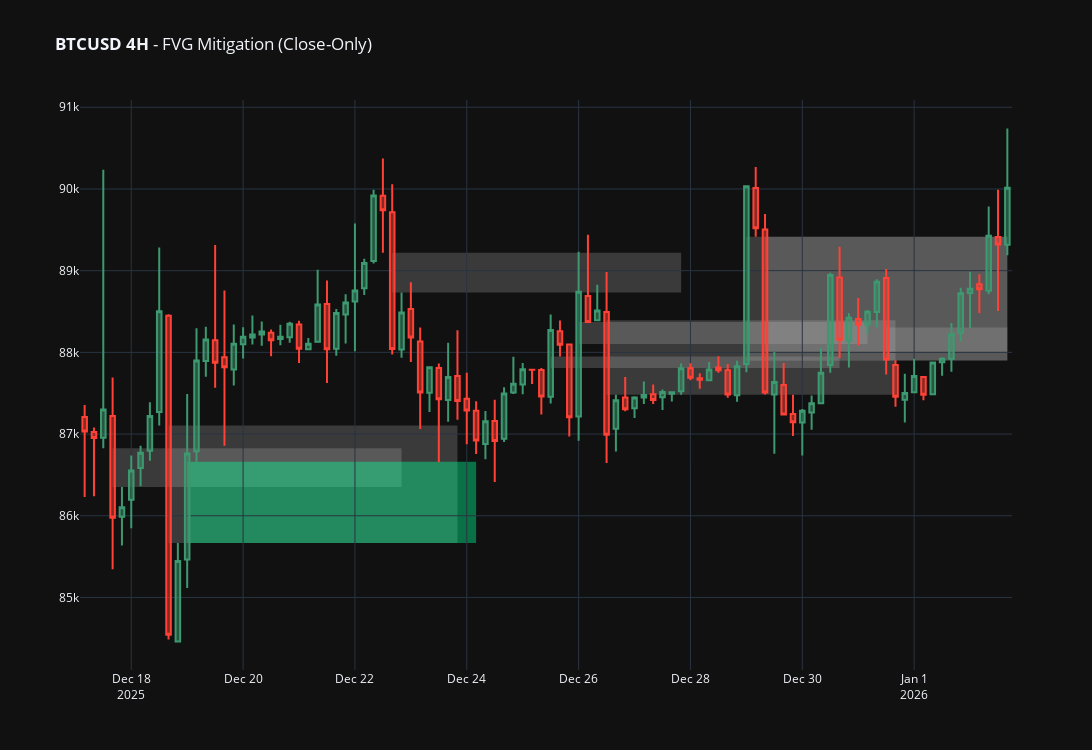

This figure's notebook cell:
### Code cell
import pandas as pd
import numpy as np
import yfinance as yf
import plotly.graph_objects as go

# --- CONFIGURATION ---
ASSETS = {
    'EURUSD': 'EURUSD=X', 'USDCHF': 'USDCHF=X', 'GBPUSD': 'GBPUSD=X',
    'USDCAD': 'USDCAD=X', 'BTCUSD': 'BTC-USD', 'ETHUSD': 'ETH-USD',
    'XAUUSD': 'XAUUSD=X', 'XAGUSD': 'XAGUSD=X', 'SP500m': '^GSPC', 'UK100': '^FTSE'
}

TIMEFRAME_SETTINGS = {
    '1WK': ('1wk', '10y'), 'D1': ('1d', '5y'), '4H': ('4h', '2y'),
    '1H': ('1h', '2y'), 'M30': ('30m', '60d'), 'M15': ('15m', '60d')
}

# Strategy Tuning
LOOKBACK_PERIOD = 14
BODY_MULTIPLIER = 1.5
BOX_WIDTH = 30  # How many candles to trace the FVG forward


def flatten_yf_columns(df):
    if isinstance(df.columns, pd.MultiIndex):
        df.columns = df.columns.droplevel(1)
    return df


def detect_fvg_logic(data):
    """Detects FVGs and checks for Mitigation based on Close price."""
    fvg_list = [None] * len(data)
    time_col = 'Datetime' if 'Datetime' in data.columns else 'Date'

    for i in range(2, len(data)):
        # 1. CORE FVG DETECTION
        h1, l1 = data['High'].iloc[i-2], data['Low'].iloc[i-2]
        o2, c2 = data['Open'].iloc[i-1], data['Close'].iloc[i-1]
        h3, l3 = data['High'].iloc[i], data['Low'].iloc[i]

        mid_body = abs(c2 - o2)
        avg_body = abs(data['Close'] - data['Open']
                       ).iloc[max(0, i-1-LOOKBACK_PERIOD):i-1].mean()
        min_gap = mid_body * 0.10

        fvg_type, bottom, top = None, 0, 0
        if l3 > h1 and mid_body > (avg_body * BODY_MULTIPLIER) and (l3 - h1 > min_gap):
            fvg_type, bottom, top = 'bullish', h1, l3
        elif h3 < l1 and mid_body > (avg_body * BODY_MULTIPLIER) and (l1 - h3 > min_gap):
            fvg_type, bottom, top = 'bearish', l1, h3

        if fvg_type:
            is_mitigated = False
            # 2. CHECK FOR CLOSES INSIDE THE FVG
            check_range = min(i + BOX_WIDTH, len(data))
            for j in range(i + 1, check_range):
                close_j = data['Close'].iloc[j]

                # Mitigation Rule: Close price enters the FVG region
                if fvg_type == 'bullish' and close_j <= top:
                    is_mitigated = True
                    break
                elif fvg_type == 'bearish' and close_j >= bottom:
                    is_mitigated = True
                    break

            fvg_list[i] = {
                'type': fvg_type, 'bottom': bottom, 'top': top,
                'start': data[time_col].iloc[i-1], 'idx': i,
                'mitigated': is_mitigated
            }
    return fvg_list


def plot_fvg_signals(pair, timeframe, candle_limit=120):
    interval, period = TIMEFRAME_SETTINGS[timeframe]
    df = yf.download(ASSETS[pair], period=period,
                     interval=interval, auto_adjust=False, progress=False)
    if df.empty:
        return

    df = flatten_yf_columns(df).reset_index()
    time_col = 'Datetime' if 'Datetime' in df.columns else 'Date'

    df['FVG_RESULTS'] = detect_fvg_logic(df)
    df_plot = df.tail(candle_limit).copy()

    fig = go.Figure(data=[go.Candlestick(
        x=df_plot[time_col], open=df_plot["Open"], high=df_plot["High"],
        low=df_plot["Low"], close=df_plot["Close"], name=pair
    )])

    # Get the very latest close price for live mitigation check
    latest_close = df['Close'].iloc[-1]

    for _, row in df_plot.iterrows():
        res = row['FVG_RESULTS']
        if res:
            # INSTANT LIVE CHECK: Does current price close inside the box?
            live_hit = False
            if res['type'] == 'bullish' and latest_close <= res['top']:
                live_hit = True
            elif res['type'] == 'bearish' and latest_close >= res['bottom']:
                live_hit = True

            end_idx = min(res['idx'] + BOX_WIDTH, len(df) - 1)
            end_time = df[time_col].iloc[end_idx]

            # Use grey if historically mitigated OR currently hit by the latest candle
            if res['mitigated'] or live_hit:
                color = "rgba(180, 180, 180, 0.25)"
            else:
                color = "rgba(0, 255, 150, 0.4)" if res['type'] == 'bullish' else "rgba(255, 50, 50, 0.4)"

            fig.add_shape(type="rect", x0=res['start'], x1=end_time, y0=res['bottom'], y1=res['top'],
                          fillcolor=color, layer="below", line=dict(width=0))

    fig.update_layout(
        title=f"<b>{pair} {timeframe}</b> - FVG Mitigation (Close-Only)",
        template="plotly_dark", xaxis_rangeslider_visible=False,
        width=1200, height=750
    )
    fig.show()


if __name__ == "__main__":
    plot_fvg_signals('BTCUSD', '4H', candle_limit=100)
